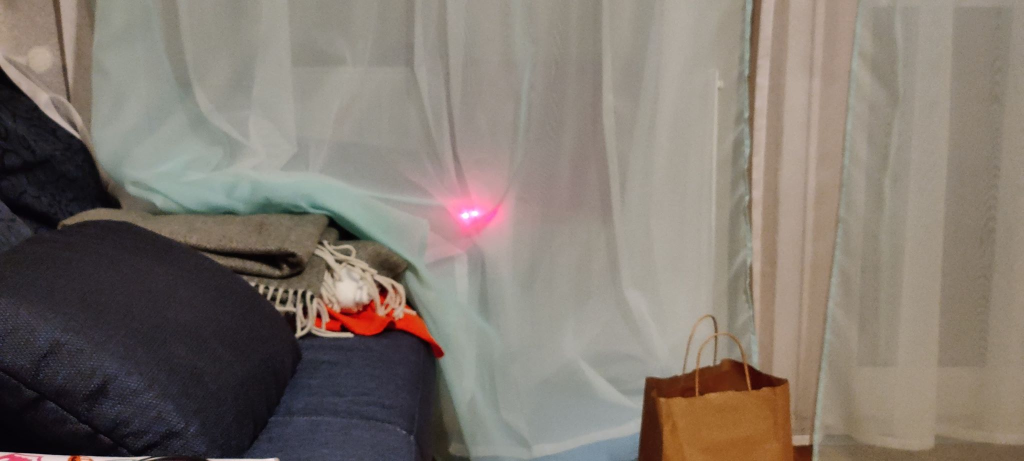
#> input picture test_images/test2.jpg, 2048 x 921 px (shown at 1/2 size)
$ python image_reader.py
#> lines starting #> are read from the running program, lines starting #| are printed output that depends on the picture
import cv2

#img = cv2.imread('laser.png')
#img = cv2.imread('test1.jpg')
img = cv2.imread('test_images/test2.jpg')
#> img is the input picture: shape (921, 2048, 3); mean B, G, R 111.1, 119.8, 129
width = 400
heigth = 180
dim = (width, heigth)
t_img = cv2.resize(img, dim, interpolation = cv2.INTER_AREA)
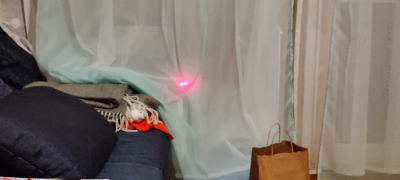
#> t_img: shape (180, 400, 3); mean B, G, R 111.1, 119.8, 129
gray = cv2.cvtColor(t_img, cv2.COLOR_BGR2GRAY)
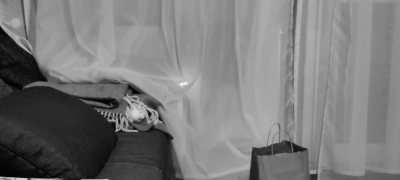
#> gray: shape (180, 400); min 3, max 252, mean 121.6
b, g, r = cv2.split(t_img)
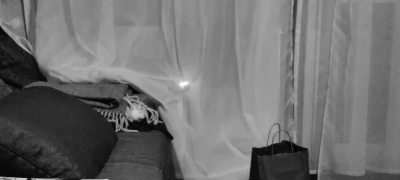
#> b: shape (180, 400); min 2, max 255, mean 111.1
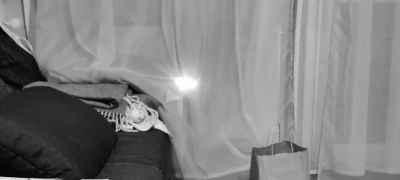
#> r: shape (180, 400); min 2, max 255, mean 129
cv2.imwrite('rgb/red.png', r)
cv2.imwrite('rgb/green.png', g)
cv2.imwrite('rgb/blue.png', b)

cv2.imshow('image', t_img)
cv2.imshow('rgb/red.png', r)
cv2.imshow('rgb/green.png', g)
cv2.imshow('rgb/blue.png', b)
cv2.imshow('gray', gray)
cv2.waitKey(0)

cv2.destroyAllWindows()

$ run again, with test_images/test3.jpg copied over test_images/test2.jpg
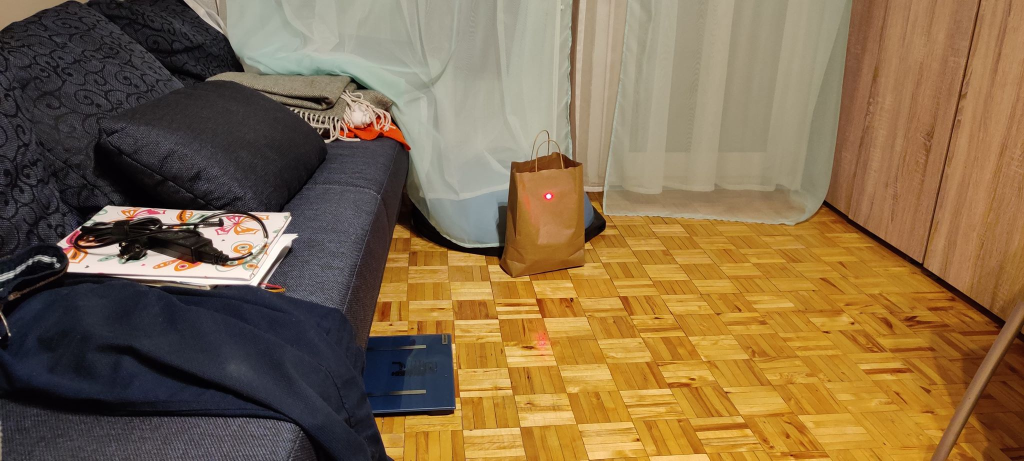
#> input picture test_images/test3.jpg, 2048 x 921 px (shown at 1/2 size)
#> img is the input picture: shape (921, 2048, 3); mean B, G, R 72.7, 105.6, 130.2
#> `b, g, r = cv2.split(t_img)`:
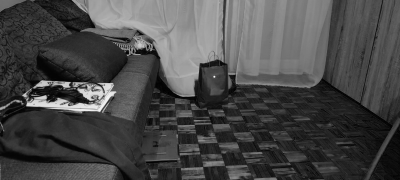
#> b: shape (180, 400); min 1, max 249, mean 72.7
#> `b, g, r = cv2.split(t_img)`:
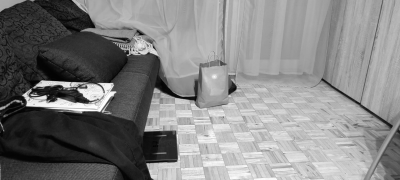
#> r: shape (180, 400); min 1, max 255, mean 130.2

$ run again, with test_images/test4.jpg copied over test_images/test2.jpg
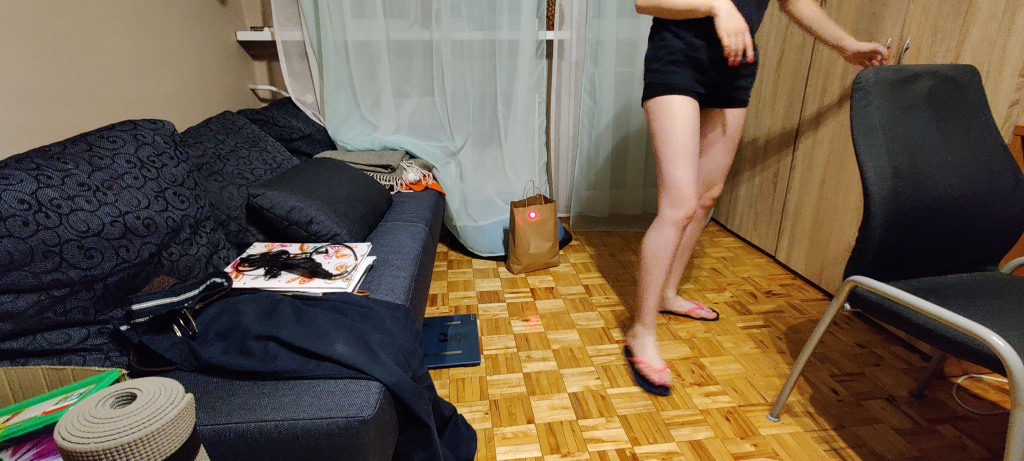
#> input picture test_images/test4.jpg, 2048 x 921 px (shown at 1/2 size)
#> img is the input picture: shape (921, 2048, 3); mean B, G, R 73.8, 92.9, 108.1
#> `b, g, r = cv2.split(t_img)`:
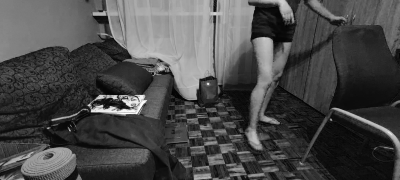
#> b: shape (180, 400); min 1, max 254, mean 73.8
#> `b, g, r = cv2.split(t_img)`:
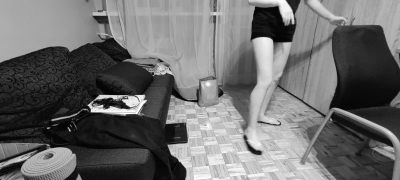
#> r: shape (180, 400); min 2, max 254, mean 108.1
